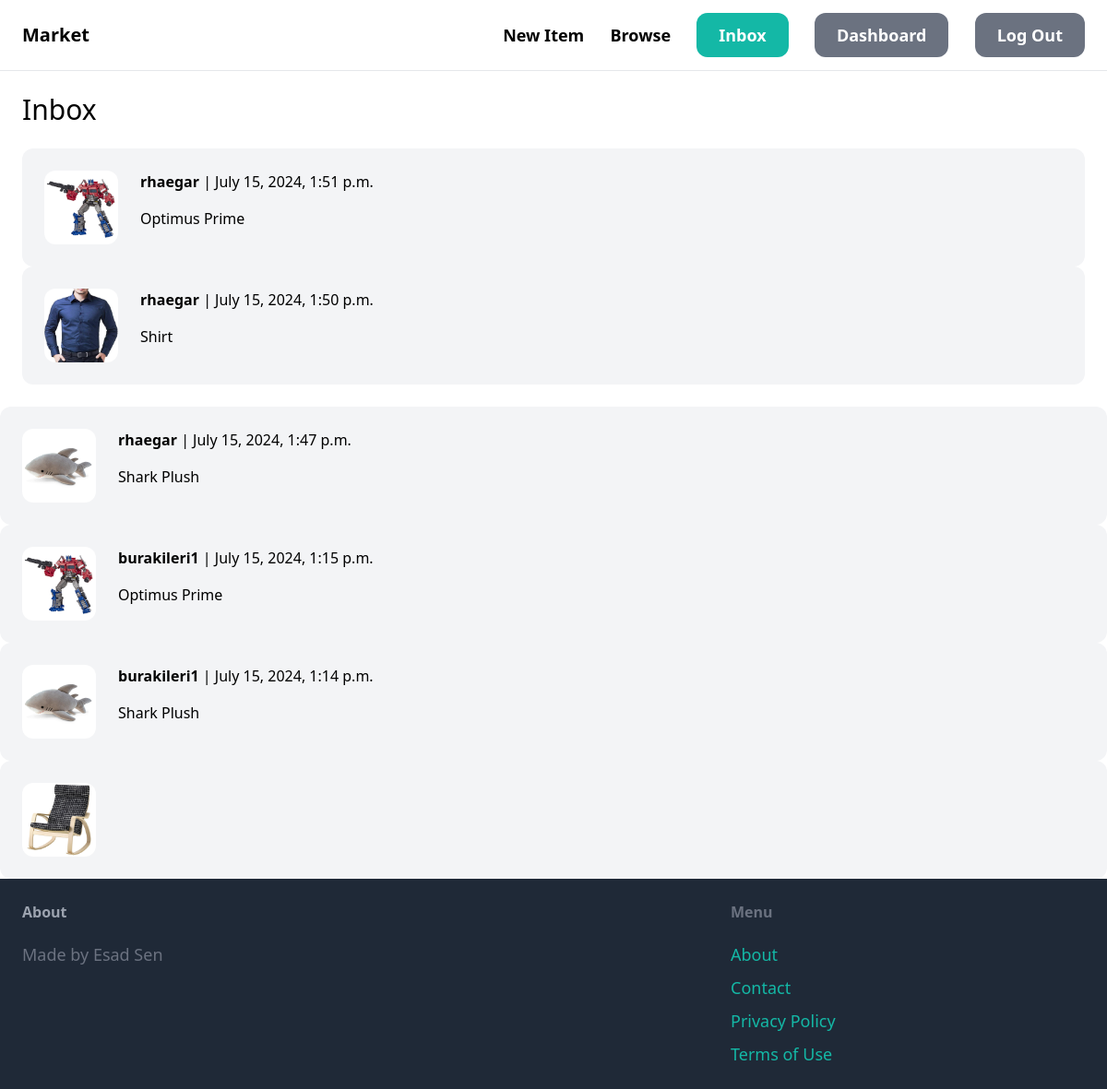
The app's page /conversation/ (signed in) with its own data.
### conversation/models.py (models this page shows)
class Conversation(models.Model):
    item=models.ForeignKey(Item, related_name='conversation', on_delete=models.CASCADE)
    members= models.ManyToManyField(User, related_name='conversations')
    created_at= models.DateTimeField(auto_now_add=True)
    modified_at= models.DateTimeField(auto_now=True)
    class Meta:
        ordering=('-modified_at',)

### item/models.py (models this page shows, shortened)
class Item(models.Model):
    category=models.ForeignKey(Category, related_name='items', on_delete=models.CASCADE)
    name=models.CharField(max_length=255)
    description=models.TextField(blank=True,null=True)
    price=models.FloatField()
    image=models.ImageField(upload_to='item_images',blank=True,null=True)
    is_sold=models.BooleanField(default=False)
    created_by=models.ForeignKey(User, related_name='items', on_delete=models.CASCADE)
    created_at=models.DateTimeField(auto_now_add=True)
    class Meta:
        ordering=('name',)
        verbose_name_plural='Items'

### conversation/views.py (the view)
# urls.py: path('',views.inbox,name='inbox'),
@login_required
def inbox(request):
    conversations=Conversation.objects.filter(members__in=[request.user.id])
    return render(request,'conversation/inbox.html',{
        'conversations':conversations
    })

### templates/conversation/inbox.html (shortened to what this page needs)
{% extends 'core/base.html' %}
{% block body %}
    <h1 class="mb-6 text-3xl">Inbox</h1>
    <div class="space-y-6">
        {% for conversation in conversations %}
        <a href="{% url 'conversation:detail' conversation.id %}">
            <div class="p-6 flex bg-gray-100 rounded-xl">
                <div class="pr-6">
                    <img src="{{conversation.item.image.url}}" class="w-20 rounded-xl">
                </div>
                <div>
                    {% for member in conversation.members.all %}
                        {% if member != request.user %}
                             <p class="mb-4"><strong>{{member.username}}</strong> | {{conversation.modified_at}}</p>
                                <p>{{conversation.item.name}}</p>
                        {%endif%}
                    {%endfor%}
                </div>
                </div>
            </div>
        </a>
        {% endfor %}
{% endblock body %}

### records on screen
Conversation: item.image (picture), modified_at "July 15, 2024, 1:51 p.m.", item.name "Optimus Prime"
Conversation: item.image (picture), modified_at "July 15, 2024, 1:50 p.m.", item.name "Shirt"
Conversation: item.image (picture), modified_at "July 15, 2024, 1:47 p.m.", item.name "Shark Plush"
Conversation: item.image (picture), modified_at "July 15, 2024, 1:15 p.m.", item.name "Optimus Prime"
Conversation: item.image (picture), modified_at "July 15, 2024, 1:14 p.m.", item.name "Shark Plush"
Conversation: item.image (picture)

### other values on screen
{{ member.username }} "rhaegar"
{{ member.username }} "burakileri1"
